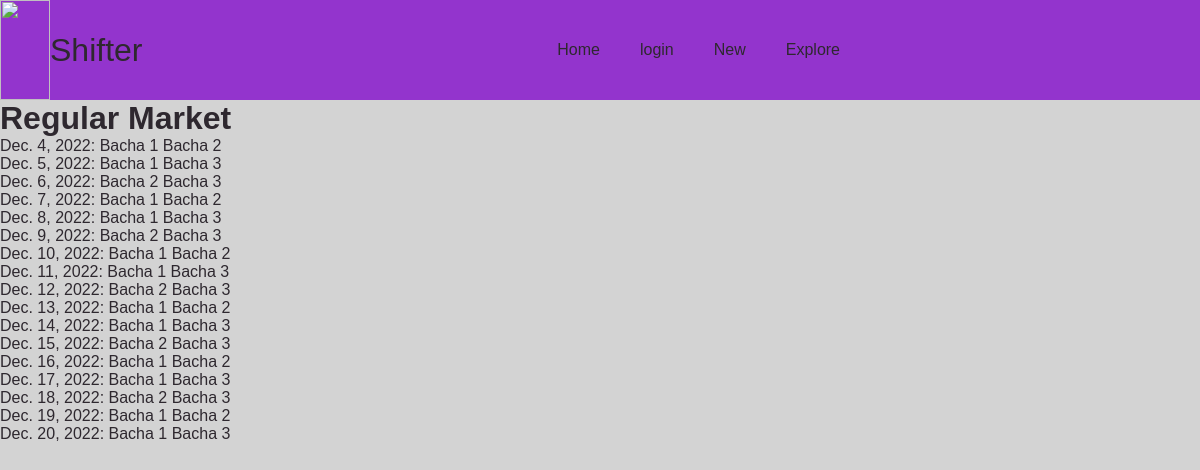
The page /arrangements/26 on the database its author committed.
### shifts/models.py (models this page shows, shortened)
class Arrangement(models.Model):
    staffSet= models.ManyToManyField(Staff,related_name="AvailabeStaff")
    title = models.CharField(max_length=50,null=False)
    start=models.DateField(("Starting date"), auto_now=False, auto_now_add=False)
    end=models.DateField(("Finish date"), auto_now=False, auto_now_add=False)
    minDaysOff=models.IntegerField("Off days",default=1)
    is_filled = models.BooleanField(default=False)
    def __str__(self):
        return self.title

class Day(models.Model):
    class Meta:
        verbose_name = "Day"
        verbose_name_plural = "Days"
    date    = models.DateField(auto_now= False, auto_now_add= False,null=False)
    staffSet= models.ManyToManyField(Staff,related_name="DayStaff")
    minStaff=models.IntegerField(default= 1)
    arrangement = models.ForeignKey(Arrangement, on_delete=models.CASCADE,related_name="parent_arrangement",default=1)
    def __str__(self):
        return (f"{self.date.month}/{self.date.day}/{self.date.year} - {self.arrangement}")
    def printStaff(self)->str:
        staff = list(self.staffSet.all())
        staffStr = ""
        for staf in staff:
            staffStr+=str(staf)+" "
        return staffStr

class Staff(models.Model):
    name=models.CharField(max_length=50,null=True)
    daysWorked = models.IntegerField(default= 0)
    username = models.CharField(max_length= 50,null= False,blank= False)
    def __str__(self):
        return self.username

### shifts/views.py (the view)
# urls.py: path('arrangements/<int:pk>',views.detailView,name="detail")
def detailView(request,pk):
    query = get_object_or_404(Arrangement,pk=pk)
    daySet = Day.objects.filter( arrangement=query)
    print(list(daySet))
    context = {
        "object":query,
        "days":daySet
    }
    return render(request,"shifts/detail.html",context)

### shifts/templates/shifts/detail.html (shortened to what this page needs)
{% extends 'shifts/layout.html' %}
{% block body %}
    <div class="detail">
        <h1>{{object.title}}</h1>
        <ul>{% if days %}
                {% for day in days %}
                <li>{{day.date}}: {{day.printStaff}}</li>
                {% endfor %}
            {% else %}
                Nothing to see here
            {% endif %}
        </ul>
    </div>
{% endblock body %}

### shifts/templates/shifts/layout.html (shortened to what this page needs)
<!DOCTYPE html>
<html lang="en">
<head>
    {% load static %}
    <link rel="stylesheet" type="text/css" href={% static 'layout.css' %}>
</head>
<body>
    <div class="header">
        <div class="inner-header">
            <a href="{% url 'index' %}">
                <div class="logo-container">
                    <img id="logo" src="https://iconape.com/wp-content/files/rf/58501/svg/elastic-stack.svg">
                    <h1>Shifter</h1>
                </div>
            </a>
            <ul class="navigation">
               <a href="/"><li>Home</li></a>
               <a href="/login"><li>login</li></a>
               <a href="{% url 'CreateArrangement' %}"><li>New</li></a>
               <a href="{% url 'list' %}"><li>Explore</li></a>
            </ul>
         </div>
      </div>
    {% block body %}
    {% endblock body %}
</body>
</html>

### shifts/static/layout.css (style rules this page uses)
* { margin:0; padding:0; text-decoration:none ; font-family: sans-serif; list-style: none; color: #2E282F; }
body { background-color:#d3d3d3; color: #2E282F; }
.header { width: 100%; height: 100px; display: block; background-color:#9334CD; }
.inner-header { height: 100%; width: 70%; display: block; margin: 0 auto; float: left; }
.logo-container { height: 100%; display: table; float: left; }
.logo-container h1 { color:#2E282F; height: 100%; display: table-cell; vertical-align: middle; font-weight: 200; }
.navigation { float: right; height:100%; }
.navigation a { height: 100%; display: table; float: left; padding: 0 20px; }
.navigation a li { display: table-cell; vertical-align: middle; height: 100%; color:#2E282F; font-size: 16px; }
.navigation a:last-child { padding-right:0; }
#logo { width:50px; height: 100%; display: table-cell; vertical-align: middle; font-weight: 200; }

### rows shown on the page
Arrangement: title "Regular Market"
Day: date "Dec. 4, 2022", printStaff "Bacha 1 Bacha 2"
Day: date "Dec. 5, 2022", printStaff "Bacha 1 Bacha 3"
Day: date "Dec. 6, 2022", printStaff "Bacha 2 Bacha 3"
Day: date "Dec. 7, 2022", printStaff "Bacha 1 Bacha 2"
Day: date "Dec. 8, 2022", printStaff "Bacha 1 Bacha 3"
Day: date "Dec. 9, 2022", printStaff "Bacha 2 Bacha 3"
Day: date "Dec. 10, 2022", printStaff "Bacha 1 Bacha 2"
Day: date "Dec. 11, 2022", printStaff "Bacha 1 Bacha 3"
Day: date "Dec. 12, 2022", printStaff "Bacha 2 Bacha 3"
Day: date "Dec. 13, 2022", printStaff "Bacha 1 Bacha 2"
Day: date "Dec. 14, 2022", printStaff "Bacha 1 Bacha 3"
Day: date "Dec. 15, 2022", printStaff "Bacha 2 Bacha 3"
Day: date "Dec. 16, 2022", printStaff "Bacha 1 Bacha 2"
Day: date "Dec. 17, 2022", printStaff "Bacha 1 Bacha 3"
Day: date "Dec. 18, 2022", printStaff "Bacha 2 Bacha 3"
Day: date "Dec. 19, 2022", printStaff "Bacha 1 Bacha 2"
Day: date "Dec. 20, 2022", printStaff "Bacha 1 Bacha 3"
